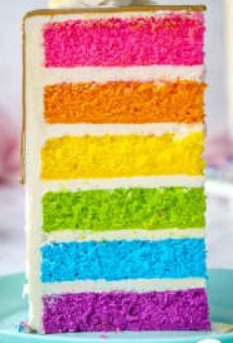
#> input picture eduatoz/data/cake.png, 233 x 343 px, found by its file name
$ jupyter execute --allow-errors DA_Python_Visualization_LAB.ipynb   (shell and % lines are left out)
#> lines starting #> are read from the running program, lines starting #| are printed output that depends on the picture
## 0.그래프에서 한글 처리를 위해 실행

[cell 1]
###########폰트 라이브러리 불러오기#############
import matplotlib.font_manager as fm
import matplotlib.pyplot as plt
import matplotlib as mpl


sys_font=fm.findSystemFonts()
print(sys_font)# 체크해보면 폰트 개수가 늘어났다
path = '/usr/share/fonts/truetype/nanum/NanumMyeongjo.ttf'  # 설치된 나눔글꼴중 원하는 녀석의 전체 경로를 가져오자
#> (the rest of this cell did not finish here and is left out)

[cell 2]
sys_font=fm.findSystemFonts()
print(sys_font) ##폰트 보기
path = '/usr/share/fonts/truetype/nanum/NanumMyeongjo.ttf'  # 설치된 나눔글꼴중 원하는 녀석의 전체 경로를 가져오자
#> (the rest of this cell did not finish here and is left out)

[cell 3]
#######런타임 다시 시작(Ctrl+M) 후 폰트 잘나오게 하기############
import matplotlib as mpl  # 기본 설정 만지는 용도
import matplotlib.pyplot as plt  # 그래프 그리는 용도
import matplotlib.font_manager as fm  # 폰트 관련 용도

mpl.rcParams['axes.unicode_minus'] = False
plt.rcParams["figure.figsize"] = (30,10)
plt.rcParams['lines.linewidth'] = 1
plt.rcParams['lines.color'] = 'r'
plt.rcParams['axes.grid'] = False
plt.rcParams['xtick.minor.pad']=2
plt.rcParams['font.family']='NanumMyeongjo'  #폰트 설정
#> (the rest of this cell did not finish here and is left out)

## 1.Matplotlib을 이용한 시각화
- https://matplotlib.org/3.1.1/gallery/index.html
- https://matplotlib.org/api/_as_gen/matplotlib.pyplot.html

### 1-01. figure
- Matplotlib에서 그래프(Axes, plot)는 Figure 객체내에 존재함
- 그래프를 위한 새로운 Figure는 plt.figure() 함수를 통해 생성
- plt.figure(번호, figsize=크기, dpi=1인치당 픽셀)
    - Create a new figure, or activate an existing figure.
    - cell에는 기본 figure가 설정되어 있음 : 0번
    - 번호를 지정하면 지정한 번호의 figure에 그려짐, 입력된 번호의 figure가 없거나, 생략되면 새로운 figure 생성
    - figsize=(가로크기, 세로크기)로 figure 크기 조절
    - 크기 단위 : 인치, 기본 1인치 = 72 픽셀 (dpi를 사용해 조절 가능)

#> (a cell that did not finish here is left out)

#> (a cell that did not finish here is left out)

[cell 6]
import matplotlib.pyplot as plt
fig0 = plt.figure(0, figsize=(1,2), dpi=100)
fig1 = plt.figure(1, figsize=(2,4))
figX = plt.figure(figsize=(5, 1))
print(id(fig0), id(fig1), id(figX))

[cell 7]
# show 함수
# 그림은 show 함수 호출 전까지 누적됨, IPython에서는 show 호출 없어도 그려짐
# show를 호출하면 누적된 그림 출력
plt.show()

### 1-02. 선 그래프(Line plot)
- plt.plot() 함수 사용
- plt.plot([x], y, [fmt], [data]) 함수를 사용하여 x, y 축을 갖는 그래프 생성
    - x, y : array-like or scalar
    - fmt : str, optional, A format string, e.g. 'ro--' for red circles with dashed line
    - 'ro--' : fmtcolor='red', marker='o', linestyle='dashed'
    - data : indexable object, optional, DataFrame 같은 객체를 주면, x, y를 column 이름으로 줄 수 있음
- plot 설명에서 색, marker 등에 대한 정보 확인
- https://matplotlib.org/2.0.2/examples/color/named_colors.html
- https://matplotlib.org/api/_as_gen/matplotlib.pyplot.plot.html

#### 1-02-1. 하나의 선 그리기
- plt.plot(y) : x는 [0, 1, 2, ..] 자동생성
- plt.plot(x, y) : x, y 둘 다 지정, 개수가 동일해야 함
- plt.plt(x, y, fmt) : 선의 스타일 지정

[cell 8]
import numpy as np
import pandas as pd
score = pd.Series([1340, 1500, 2400, 3500, 4500, 5000,
                   5500, 4900, 4200, 3000, 2000, 1500],
                  index = ['Jan', 'Feb', 'Mar', 'Apr', 'May', 'Jun',
                           'Jul', 'Aug', 'Sep', 'Oct', 'Nov', 'Dec'])

[cell 9]
# plot 그리기 실습
# y 축만 지정, x 축은 [0, 1, 2, 3...] 와 같이 자동으로 생성됨

plt.show()

[cell 10]
# plot 그리기 실습
# x 축 : score.index
# y 축 : score.values


plt.show()

[cell 11]
# plt.plot(x, y, fmt)를 사용하여 다음과 같은 그래프를 그려본다
# x, y 축을 갖고, 빨간색 점선/사각형마커('rs--')로 표시되는 그래프
# x : score.index
# y : score.values
# fmt : 'rs--' / color='red', marker='s', markersize=9, linestyle='dashed'

# plot 그리기 실습


plt.show()

#### 1-02-2. 여러 선 그리기
- 하나의 plot 함수에 여러 선 정보 입력
    - plt.plot(x, y, fmt, x2, y2, style2, ...)
- plt.plot(x, y, fmt) 여러 번 사용
    - plt.plot(x, y, fmt)
    - plt.plot(x2, y2, fmt)

[cell 12]
# 여러 선 그리기'
# plt.plot(x, y, fmt)을 한 번 사용하여 작성해 본다
# fmt : 'ro--', 'gs--', 'b^--' 사용
x = np.arange(1, 11)
y1 = x ** 2
y2 = x ** 3
y3 = x * 4
# plot 그리기 실습


plt.show()

[cell 13]
# 여러 선 그리기
# plt.plot(x, y, fmt)을 여러 번 사용하여 작성해 본다
# fmt : 'ro--', 'gs--', 'b^--' 사용
x = np.arange(1, 11)
y1 = x ** 2
y2 = x ** 3
y3 = x * 4

# plot 그리기 실습


plt.show()

#### 1-02-3. x,y 축 레이블 표시
- plt.xlabel(str, fontsize) : x 축에 대한 레이블 표시
- plt.ylabel(str, fontsize) : y 축에 대한 레이블 표시
- plt.title(str, fontsize) : plot에 대한 제목

[cell 14]
# 다음 출력과 같이 레이블과 제목을 표시하도록 한다.
score = pd.Series([1340, 1500, 2400, 3500, 4500, 5000,
                   5500, 4900, 4200, 3000, 2000, 1500],
                  index = ['Jan', 'Feb', 'Mar', 'Apr', 'May', 'Jun',
                           'Jul', 'Aug', 'Sep', 'Oct', 'Nov', 'Dec'])
plt.plot(score, 'b--')
# x축 'month', y축 'Sales volume',  title 'Monthly sales volume'


plt.show()

#### 1-02-4. x, y 축 특정 영역만 표시
- Limitation : 전체 데이터 중에 특정 영역만 표시
- x, y 별도 설정
    - plt.xlim(min, max)
    - plt.ylim(min, max)
- x, y 한번에 설정
    - plt.axis([xmin, xmax, ymin, ymax])

[cell 15]
# plt.xlim(min, max)
# plt.ylim(min, max)

score = pd.Series([1340, 1500, 2400, 3500, 4500, 5000,
                   5500, 4900, 4200, 3000, 2000, 1500],
                  index = ['Jan', 'Feb', 'Mar', 'Apr', 'May', 'Jun',
                           'Jul', 'Aug', 'Sep', 'Oct', 'Nov', 'Dec'])
plt.plot(score, 'b--')

# x 축에 대해서 'May'~'Sep', y축에 대해서 3000~6000 영역 표시


plt.show()

[cell 16]
# plt.axis([xmin, xmax, ymin, ymax])
score = pd.Series([1340, 1500, 2400, 3500, 4500, 5000,
                   5500, 4900, 4200, 3000, 2000, 1500],
                  index = ['Jan', 'Feb', 'Mar', 'Apr', 'May', 'Jun',
                           'Jul', 'Aug', 'Sep', 'Oct', 'Nov', 'Dec'])
plt.plot(score, 'b--')

# x 축에 대해서 'May'~'Sep', y축에 대해서 3000~6000 영역 표시

plt.show()

#### 1-02-5. 범례 표시
##### Legend(범례), 범례 설정을 위해 그래프에 label이 있어야 함
- 방법1
        plt.plot(x, y, style, label='text')
        plt.legend(loc='text')

- 방법2
        plt.plot에 label 생략
        plt.legend(labels=[label1, label2 ...],loc='text')사용
        (순서, 개수 동일)

- loc : upper left, upper center, upper right, center left, center, center right, lower left, lower right, best, right 등

[cell 17]
x = np.arange(1, 11)
y1 = x ** 2
y2 = x ** 3
y3 = x * 4

# 다음과 같은 결과로 범례가 표시되도록
# plt.plot의 label, plt.legend의 loc을 지정해 본다
# fmt : 'ro--', 'gs--', 'b^--' 사용


plt.show()

[cell 18]
x = np.arange(1, 11)
y1 = x ** 2
y2 = x ** 3
y3 = x * 4

# 다음과 같은 결과로 범례가 표시되도록
# plt.legend에 labels 및 loc을 지정해 본다
# fmt : 'ro--', 'gs--', 'b^--' 사용

plt.plot(x, y1,'ro--', x, y2, 'gs--', x, y3, 'b^--')


plt.show()
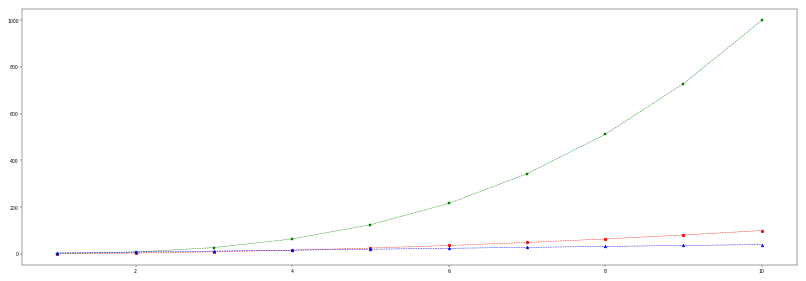
#> figure drawn by matplotlib, 1 panel; curve peaks at x = 10, y = 100; curve peaks at x = 10, y = 1000; curve peaks at x = 10, y = 40

#### 1-02-6. 눈금선 표시
- plt.grid() : 눈금선 표시 (True 사용가능)
- plt.grid(False) : 눈금선 표시 안함
- plt.grid(which='both', axis='both', color='gray', dashes=(3,3))
    - 종류지정 - which : {'major', 'minor', 'both'}
    - 축지정 - axis : {'both', 'x', 'y'}
    - 점선모양 지정 - dashes : (5, 2, 1, 2) describes a sequence of 5 point and 1 point dashes separated by 2 point spaces.
    - 투명도 지정 - alpha : 0~1
    - linestyle, linewidth 눈금선 모양과 두께 지정 ('-', '--', '-.', ':' 등)
- https://matplotlib.org/api/_as_gen/matplotlib.pyplot.grid.html

[cell 19]
# 눈금선 표시
x = np.arange(1, 11)
y1 = x ** 2
y2 = x ** 3
y3 = x * 4
plt.plot(x, y1,'ro--', x, y2, 'gs--', x, y3, 'b^--')
plt.legend(['red', 'green', 'blue'], loc='best')

# 눈금선이 표시되도록 설정

# 눈금선의 스타일 설정


plt.show()
#> figure, not shown here; curve peaks at x = 10, y = 100; curve peaks at x = 10, y = 1000; curve peaks at x = 10, y = 40

#### 1-02-7. 눈금 간격 설정

ax = plt.axes()  # axes 객체를 받아옴
- Axes.set_xticks(self, ticks, *, minor=False)
- Axes.set_yticks(self, ticks, *, minor=False)
- 주 눈금 설정
    - ax.set_xticks(array-like)
    - ax.set_yticks(array-like)
- 보조 눈금 설정
    - ax.set_xticks(array-like, minor=True)
    - ax.set_yticks(array-like, minor=True)

[cell 20]
ax=plt.axes()

[cell 21]
# 주눈금, 보조눈금 설정
import matplotlib.ticker as ticker

x = np.arange(1, 11)
y1 = x ** 2
y2 = x ** 3


# 눈금선이 표시되도록 설정
plt.plot(x, y1,'ro--', x, y2, 'gs--')
plt.grid(which='both', axis='both', color='gray', dashes=(3, 3))
plt.show()
#> figure, not shown here; curve peaks at x = 10, y = 100; curve peaks at x = 10, y = 1000

#### 1-02-8. Tick 설정
- Tick : 그래프의 축에 간격을 구분하기 위해 표시하는 눈금
- plt.xticks(ticks=None, labels=None, **kwargs)
    - ticks : array-like, optional
    - labels : array-like, optional
    - kwargs : Text property
- xticks : https://matplotlib.org/stable/api/_as_gen/matplotlib.pyplot.xticks.html
- kwargs : https://matplotlib.org/stable/api/text_api.html#matplotlib.text.Text

- plt.tick_params() 눈금의 스타일 설정
- https://matplotlib.org/stable/api/_as_gen/matplotlib.pyplot.tick_params.html

[cell 22]
# Tick 설정
x = np.arange(1, 11)
y1 = x ** 2
y2 = x ** 3
y3 = x * 4
plt.plot(x, y1,'ro--', x, y2, 'gs--', x, y3, 'b^--')
plt.legend(['red', 'green', 'blue'], loc='best')

# 보조눈금선이 표시되도록 설정
plt.xticks(np.arange(1, 13, 2),
           labels=['Jan', 'Mar', 'May', 'Jul', 'Sep', 'Nov'],
           rotation=20)
ytick = np.arange(0, 1101, 150)
plt.yticks(ytick, labels=[f'{x}GB' for x in ytick])
plt.grid()
plt.show()
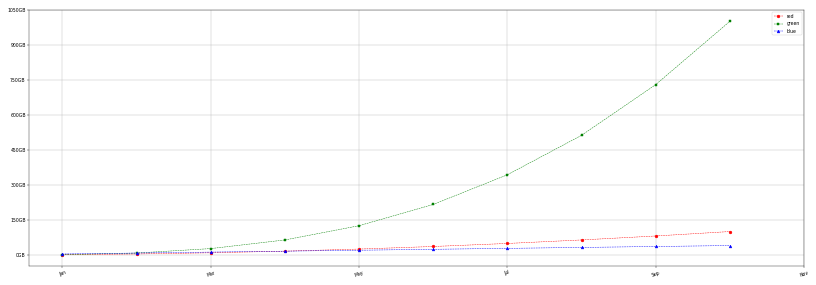
#> figure drawn by matplotlib, 1 panel; curve peaks at x = 10, y = 100; curve peaks at x = 10, y = 1000; curve peaks at x = 10, y = 40

#### 1-02-9. 설명 화살표, 글 표시
- plt.annotate(text, xy, xytext, arrowprops) 매우 다양한 형식이 있음!
    - text : 표시할 문구
    - xy : 화살표를 표시할 좌표, (x, y)
    - xytext : 문구를 표시할 좌표, (x, y)
    - arrowprops : 화살표 속성, dict 객체 지정 {'color':'blue'}
- annotations : https://matplotlib.org/tutorials/text/annotations.html

- plt.text(x, y, text)
    - x, y : 문구 표시할 위치 좌표
    - text : 표시할 문구
- text : https://matplotlib.org/stable/api/_as_gen/matplotlib.pyplot.text.html

[cell 23]
# 그림 내 텍스트
x = np.arange(1, 11)
y1 = 3 * x ** 2
y2 = 2 * x ** 3
plt.plot(x, y1,'ro--', x, y2, 'gs--')
# here = 8, 1100(화살표 위치), 7, 1350 (text)
# 3x^2 = 8.5, 100
# 2x^3 = 8.5, 1100


plt.grid()
plt.show()
#> figure, not shown here; curve peaks at x = 10, y = 300; curve peaks at x = 10, y = 2000

### 1-03. Subplot
- 여러 plot을 나누어 표시
- plt.subplot(row, col, idx)
   - row, col : shape(행, 열)
   - idx : 일련번호 1부터 시작
- figure, axes = plt.subplots(row, col, **args)
   - row, col : shape(행, 열)
   - sharex = True (x축을 공유한다는 의미)
   - constrained_layout = True (subplot 간 간격 확보 - 제목 달때)
- figure : 1개 캔버스
- axes : 캔버스 위에 그려지는 1개 그래프
- https://matplotlib.org/api/_as_gen/matplotlib.pyplot.subplot.html
- https://matplotlib.org/api/_as_gen/matplotlib.pyplot.subplots.html

[cell 24]
name = ["Kim", "Yoon", "Choi", "Park"]
month = ["March", "April", "May", "June"]
data = {'name'    : month,
        'english' : [80, 90, 100, 95],
        'chinese' : [100, 80, 70, 85],
        'korean'  : [95, 100, 80, 60],
        'math'    : [90, 70, 60, 100]}
df = pd.DataFrame(data)
df

[cell 25]
# subplot
plt.subplot(2,2,1)
plt.plot('name', 'english', 'ro--', data=df)
plt.ylim(60, 100)
plt.grid()
plt.subplot(2,2,2)
plt.plot('name', 'chinese', 'gs--', data=df)
plt.ylim(60, 100)
plt.grid()
plt.subplot(2,2,3)
plt.plot('name', 'korean', 'b^--', data=df)
plt.ylim(60, 100)
plt.grid()
plt.subplot(224) # 하나의 숫자로 표현
plt.plot('name', 'math', 'm--', data=df)
plt.ylim(60, 100)
plt.grid()
plt.show()

[cell 26]
# subplot - iteration 사용
x = 'name'
y = ['english', 'chinese', 'korean', 'math']
fmt = ['ro--', 'gs--', 'b^--', 'm--']
r, c = 2, 2

# 위와 동일한 동작을 하는 subplot을 iteration을 사용하여 만들어 보도록 합니다.


plt.show()

[cell 27]
names = ['group_a', 'group_b', 'group_c']
values = [10,50,100]
graphs = [plt.bar, plt.scatter, plt.plot]
#[131][132][133]
plt.figure(1, figsize=(10,3), facecolor ='#ACFF44')


plt.suptitle('Categorical Plotting')
plt.show()

[cell 28]
# subplots - iteration 사용
x = 'name'
y = ['english', 'chinese', 'korean', 'math']
fmt = ['ro--', 'gs--', 'b^--', 'm--']
r, c = 2, 2

fig, axes = plt.subplots(r, c) #, sharex=True, sharey=True)
for axflat, cy, style in zip(axes.flat, y[:r*c], fmt[:r*c]):
    axflat.plot(x, cy, style, data=df)
    # 축(axis) ticks 지정, ticks를 없앨때 []사용
    axflat.set(xticks=[1, 2], yticks=range(60, 101, 5))
    #axflat.axis('off') # axis를 아예표시 하지 않음
    axflat.axis(['March', 'June', 60, 100])
    axflat.grid()
plt.show()

### 1-04. Scatter
- 산점도, 산포도, 분산 형 차트
- 두 데이터간의 관계를 보기 위해 사용함
- plt.scatter(x, y, s, c, alpha)
   - s : scale
   - c : color
   - alpha : 투명도(0~1)
- https://matplotlib.org/api/_as_gen/matplotlib.pyplot.scatter.html
- line style은 링크 참고
  - https://matplotlib.org/gallery/lines_bars_and_markers/linestyles.html#sphx-glr-gallery-lines-bars-and-markers-linestyles-py

[cell 29]
np.random.seed(100)
x = np.arange(50)
y = x + np.random.rand(50) * 10
size  = np.random.randint(10, 100, 50)
color = np.random.randint(200, 203, 50)

# 크기를 size, 색상을 color, 투명도를 0.7로 지정하여 산점도 그래프를 그리세요.

plt.show()

[cell 30]
# scatter (산포도) : 데이터 분포를 보기 위해 사용하는 그래프
np.random.seed(100)
x = np.arange(50)
y = x + np.random.rand(50) * 10
size  = np.random.randint(10, 100, 50)
color = np.random.randint(200, 203, 50)

# plt.axes() -> axes 반환
ax = plt.axes()
ax.set_xticks(np.arange(0, 51, 10))
ax.set_yticks(np.arange(-10, 71, 10))
ax.set_xticks(np.arange(0, 51, 5), minor=True)
ax.set_yticks(np.arange(-10, 71, 5), minor=True)
plt.grid(which='both', color='gray', dashes=(3,3))
# s=size, c=color, alpha=투명도 (0~1, 0:투명, 1:불투명)
plt.scatter(x, y, s=size, c=color, alpha=0.7)
plt.show()
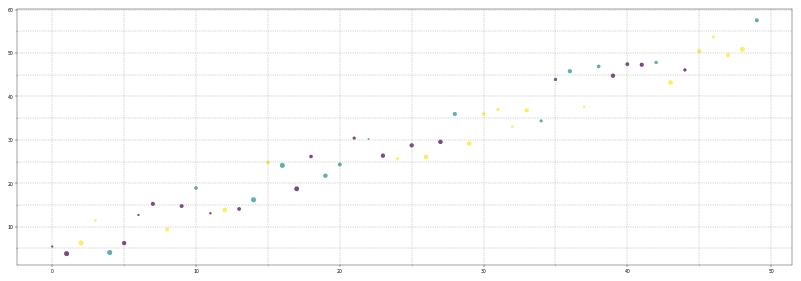
#> figure drawn by matplotlib, 1 panel

### 1-05. Bar 그래프
- 여러 대상의 양적의 비교가 필요할 때 사용
- 시간의 흐름에 따른 비교도 할 수 있지만, 변화의 흐름 보다는 변화의 크기에 집중이 필요할 때 사용함
- plt.bar(x, y) : 수직바
- plt.barh(x, y) : 수평바
- https://matplotlib.org/api/_as_gen/matplotlib.pyplot.bar.html
- https://matplotlib.org/api/_as_gen/matplotlib.pyplot.barh.html

[cell 31]
names = ['A', 'B', 'C']
values= [50, 30, 100]
plt.subplot(121)
plt.bar(names, values)  # x, y
plt.subplot(122)
plt.barh(names, values)
plt.show()
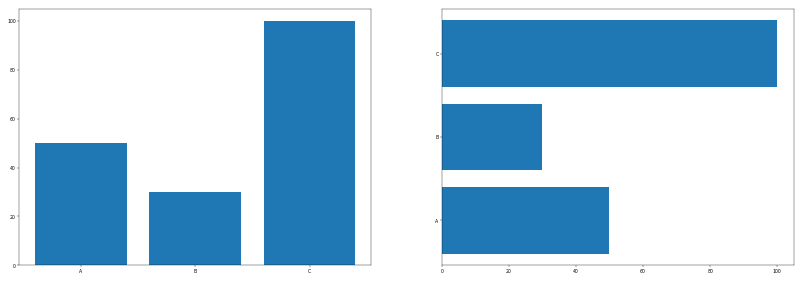
#> figure drawn by matplotlib, 2 panels; panel 1: tallest bar 100 high, from x = 1.6 to 2.4

[cell 32]
# 여러 개의 bar 넣는 방법
import numpy as np
np.random.seed(0)
data = np.random.randint(20, 70, (3,4))
X = np.arange(4)
for i, c in zip(range(len(data)), list('rgb')) :
    plt.bar(X + i*0.25, data[i], color = c, width = 0.25)
plt.legend(labels=['English', 'Chinese', 'Japanese'])
plt.xticks(X+0.25, labels=['2017', '2018', '2019', '2020'])
plt.yticks(np.arange(0, 80, 10))
plt.grid()
plt.show()
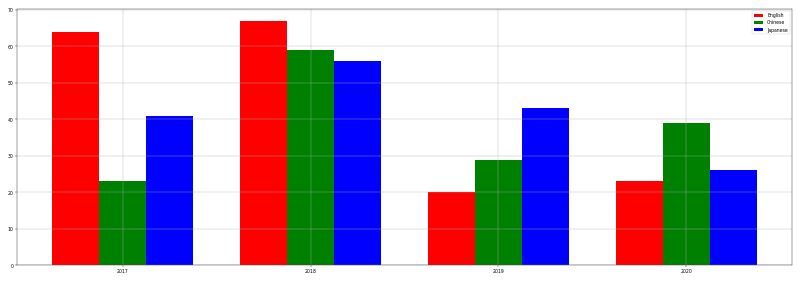
#> figure drawn by matplotlib, 1 panel; tallest bar 67 high, from x = 0.875 to 1.12; tallest bar 59 high, from x = 1.12 to 1.38; tallest bar 56 high, from x = 1.38 to 1.62

### 1-06. 히스토그램(Histogram)
- 변수가 하나인 단변수 데이터의 빈도수를 그래프로 표현(일변량 그래프)
- 히스토그램을 그리기 위한 hist 명령은 bins 인수로 데이터를 집계할 구간 정보를 받음
- 데이터 집계 결과를 반환
- n, bins, patches = plt.hist(x, bins, range)
   - x : 데이터
   - bins : 계급
   - range: 대상 범위, (min, max)
   - n : 도수
   - patches : 계급별 히스토그램 좌표와 높이
- https://matplotlib.org/api/_as_gen/matplotlib.pyplot.hist.html

[cell 33]
# histogram
np.random.seed(1)
x = np.random.normal(100, 15, 10000)
n, bins, patches = plt.hist(x, 50)
plt.grid()
plt.show()
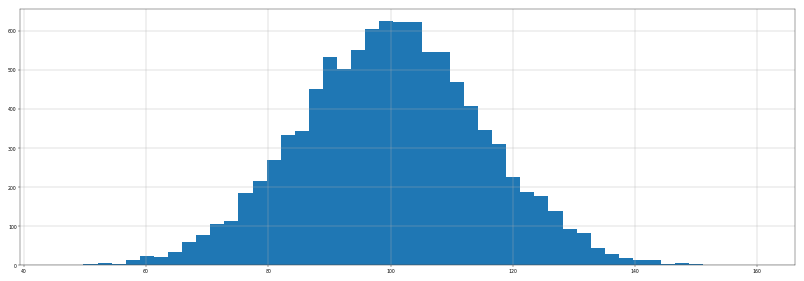
#> figure drawn by matplotlib, 1 panel; tallest bar 626 high, from x = 98.17 to 100.5

[cell 34]
np.random.seed(1)
mu, sigma = 100, 15
x = mu + sigma * np.random.randn(10000)

plt.hist(x, 50, density=1, facecolor='g', alpha=0.75)
plt.xlabel('Smarts')
plt.ylabel('Probability')
plt.text(60, 0.025, f'$\mu={mu},\ \sigma={sigma}$')
plt.axis([40, 160, 0, 0.03])
plt.grid(True)
plt.show()
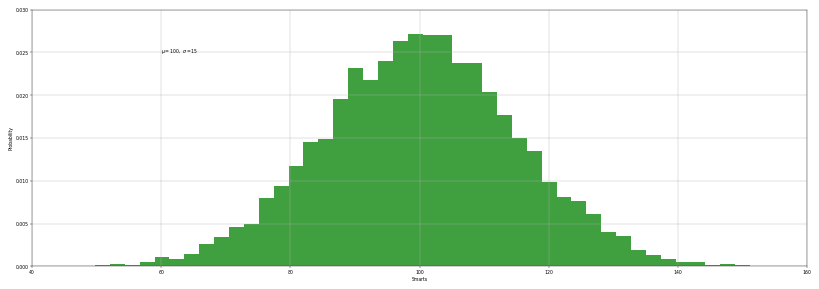
#> figure drawn by matplotlib, 1 panel; tallest bar 0.0272 high, from x = 98.17 to 100.5

### 1-07. Pie 그래프
- 전체에 대한 각 부분의 비율을 부채꼴 모양으로 나타낸 그래프
- 각 부채꼴의 중심각이 전체에서 차지하는 비율을 나타내며, 비율을 한눈에 볼 수 있다는 장점이 있음
- 전체적인 비율을 쉽게 파악할 수 있어서 언론사에서 통계 수치를 공개할 때 자주 활용됨
- plt.pie(data, labels, colors, autopct)
   - data : 데이터
   - labels : 각 부채꼴의 레이블
   - colors : 각 부채꼴의 색상
   - autopct : 비율 표시 형식
- https://matplotlib.org/stable/api/_as_gen/matplotlib.pyplot.pie.html

[cell 35]
import matplotlib.pyplot as plt
color = ['yellowgreen', 'gold', 'deepskyblue', 'red', 'lightgrey']
langs = ['Ruby', 'C', 'Java', 'Python', 'HTML5']
students = [7, 20, 15, 40, 10]
plt.figure(figsize=(6,4))
plt.pie(students, labels=langs, colors = color, autopct='%.2f%%')
plt.axis('equal')
plt.title('Pie Chart')
plt.show()
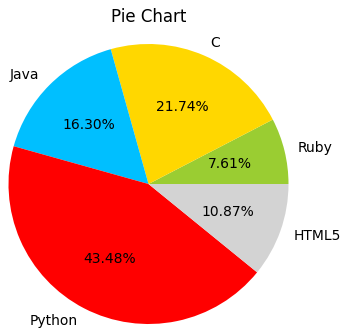
#> figure drawn by matplotlib, 1 panel

### 1-08. 이미지 출력
- plt.imshow(arraylike or PIL)
- https://matplotlib.org/api/_as_gen/matplotlib.pyplot.imshow.html

[cell 36]
# PIL(Python Image Library), Pillow
# img = Image.open(path)
# plt.imshow(img)
# RGB 순서
import matplotlib.pyplot as plt
from PIL import Image

img = Image.open('cake.png')
#> img is the input picture: PIL image 233x343 RGB; mean R, G, B 188.4, 167.3, 142.3
plt.imshow(img)
plt.show()

[cell 37]
# OpenCV
# img=cv2.imread(path)
# BGR 순서
import cv2
import matplotlib.pyplot as plt
img = cv2.imread('cake.png')
#> img: shape (343, 233, 3)

#plt.imshow(img[ ... , ::-1]) # img => axis = 0, 1, 2
plt.imshow(img)
plt.axis('off')  # 축표시 제거
plt.show()

## 2.Seaborn을 이용한 시각화
- matplotlib를 기반으로 하는 Python visualization라이브러리
- attractive한 통계적 그래프를 제공하는 라이브러리
- 공식사이트 : ```http://seaborn.pydata.org```
    - boxplot
    - swarmplot
    - lmplot
    - heatmap
    - pairplot
- 참고 : https://www.codecademy.com/articles/seaborn-design-i

[cell 38]
import matplotlib.pyplot as plt
import numpy as np
import seaborn as sns

### 2-01. Seaborn의 스타일, 팔렛트
- sns.set_style(style) : 스타일 설정
  - style : 'white', 'dark', 'whitegrid', 'darkgrid' ..
- x = sns.color_palette(palette) : 팔렛트 객체 가져오기
- sns.set_palette(x) : 팔렛트 설정
    - palette : 'Set1', 'Pastel1' ...
    - x : 팔렛트 객체
- sns.set_context(x) : context 설정
    - x : 'paper', 'poster' ...

[cell 39]
# 라인플롯(Line plot) 그리기
x = np.arange(1, 11, 0.2)
y1 = x ** 2
y2 = x ** 2.5
y3 = x ** 3
# 스타일 설정
sns.set_style("whitegrid")
plt.figure(figsize=(5,3))
plt.plot(x, y1, x, y2, x, y3)
plt.show()
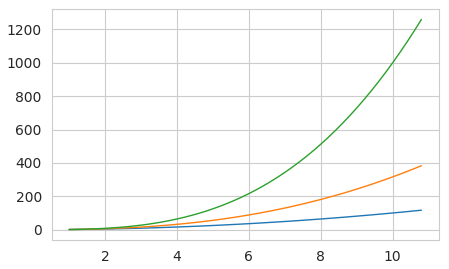
#> figure drawn by matplotlib, 1 panel; curve peaks at x = 10.8, y = 116.6; curve peaks at x = 10.8, y = 383.3; curve peaks at x = 10.8, y = 1259.7
